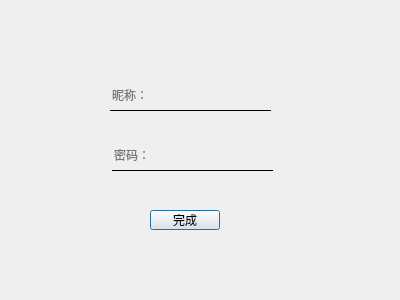
<?xml version="1.0" encoding="UTF-8"?>
<ui version="4.0">
 <class>Newreader</class>
 <widget class="QDialog" name="Newreader">
  <property name="geometry">
   <rect>
    <x>0</x>
    <y>0</y>
    <width>400</width>
    <height>300</height>
   </rect>
  </property>
  <property name="windowTitle">
   <string>Dialog</string>
  </property>
  <widget class="QPushButton" name="pushButton_2">
   <property name="geometry">
    <rect>
     <x>150</x>
     <y>210</y>
     <width>70</width>
     <height>20</height>
    </rect>
   </property>
   <property name="minimumSize">
    <size>
     <width>70</width>
     <height>20</height>
    </size>
   </property>
   <property name="text">
    <string>完成</string>
   </property>
  </widget>
  <widget class="QLineEdit" name="lineEdit">
   <property name="geometry">
    <rect>
     <x>112</x>
     <y>140</y>
     <width>161</width>
     <height>31</height>
    </rect>
   </property>
   <property name="styleSheet">
    <string notr="true">QLineEdit{
	background-color:rgba(255,255,255,0);
	border:none;
	border-bottom:1px solid black;}</string>
   </property>
   <property name="echoMode">
    <enum>QLineEdit::EchoMode::Password</enum>
   </property>
   <property name="placeholderText">
    <string>密码：</string>
   </property>
  </widget>
  <widget class="QLineEdit" name="lineEdit_2">
   <property name="geometry">
    <rect>
     <x>110</x>
     <y>80</y>
     <width>161</width>
     <height>31</height>
    </rect>
   </property>
   <property name="styleSheet">
    <string notr="true">QLineEdit{
	background-color:rgba(255,255,255,0);
	border:none;
	border-bottom:1px solid black;}</string>
   </property>
   <property name="echoMode">
    <enum>QLineEdit::EchoMode::Normal</enum>
   </property>
   <property name="placeholderText">
    <string>昵称：</string>
   </property>
  </widget>
 </widget>
 <resources/>
 <connections/>
</ui>
